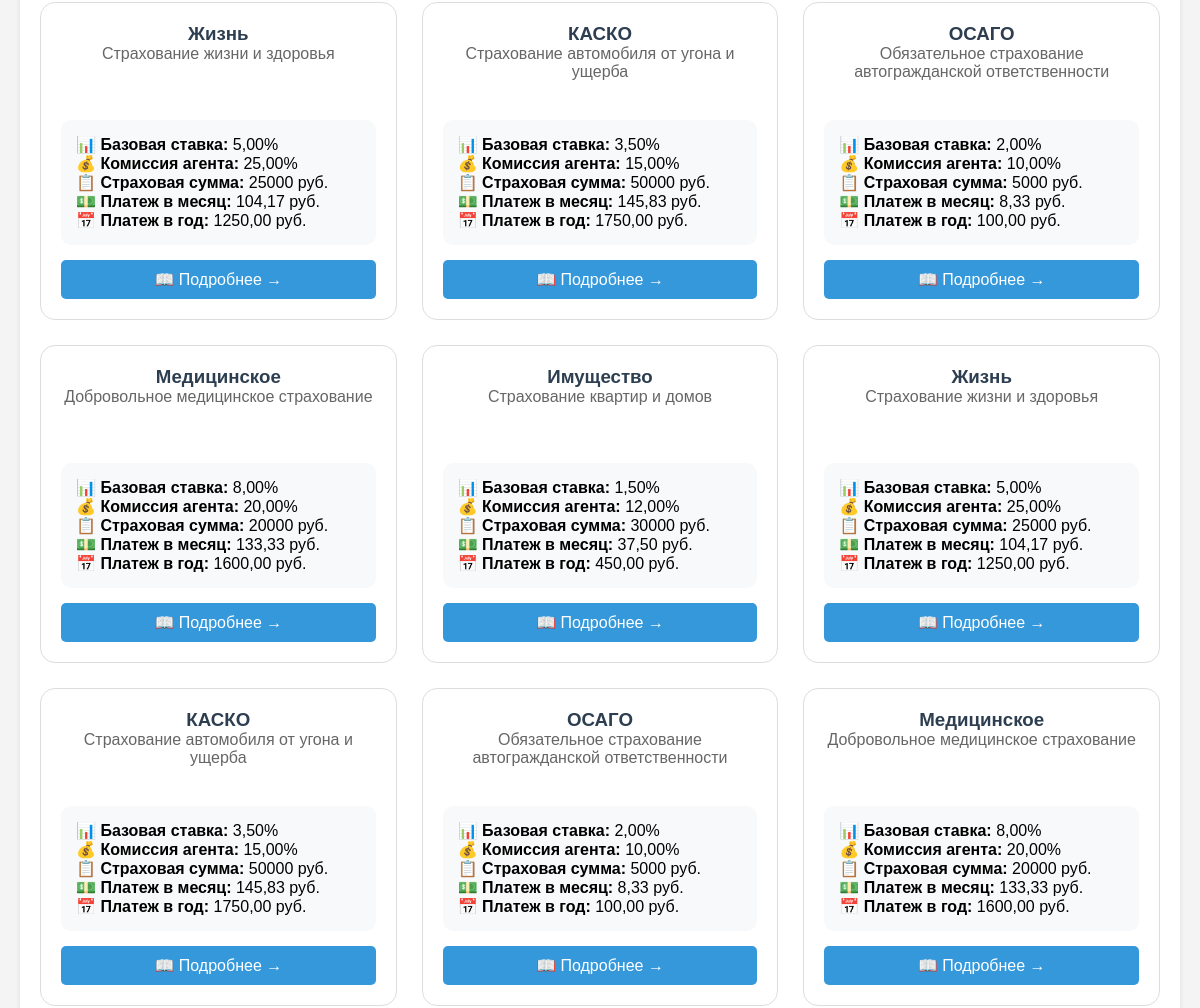
Before: /products/ (middle part) with the older database file.
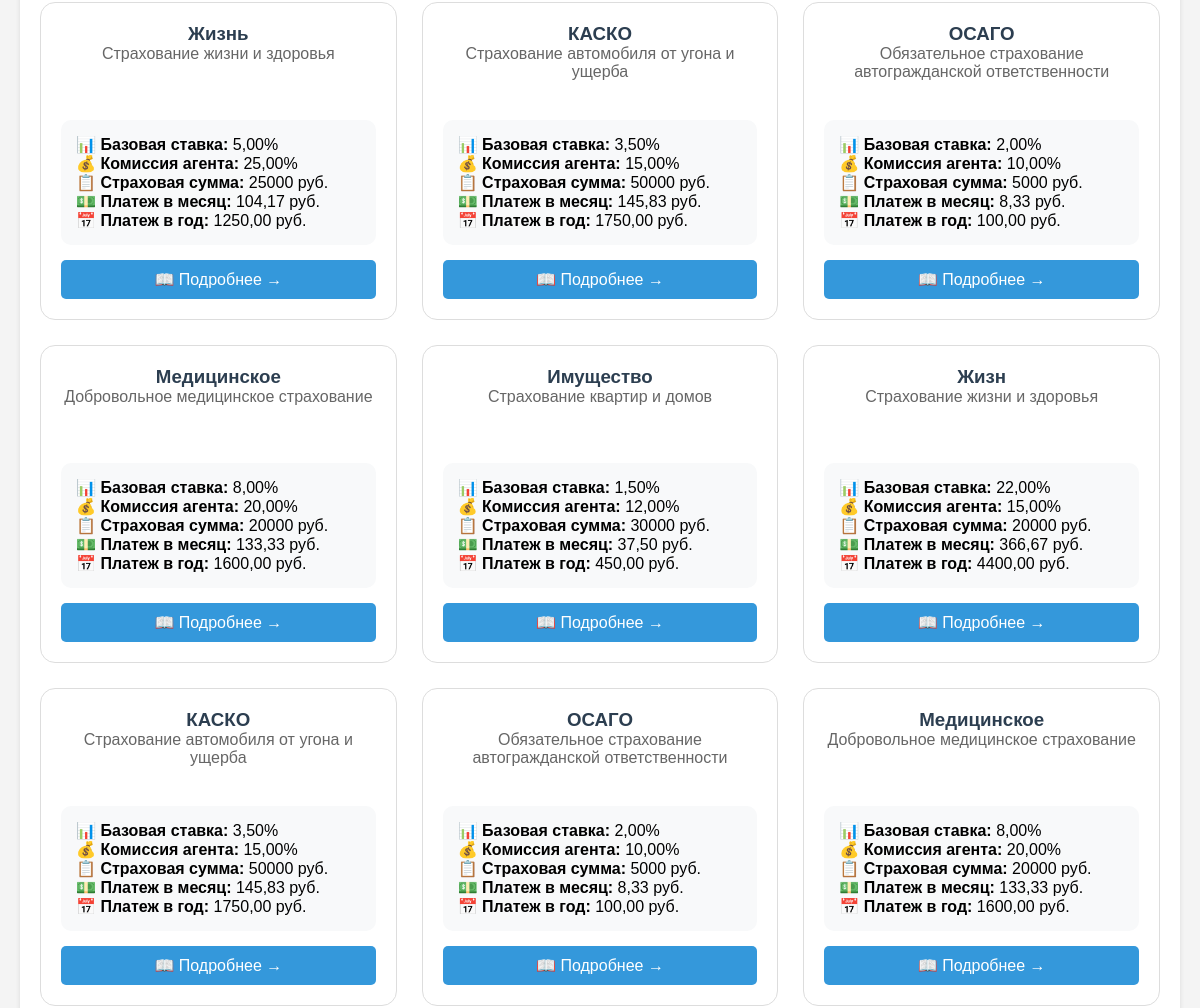
After: the same page with the newer database file.
### apps/core/models.py (models this page shows, shortened)
class InsuranceType(models.Model):
    name = models.CharField(max_length=200, verbose_name="Название")
    description = models.TextField(verbose_name="Описание", blank=True)
    commission_percent = models.DecimalField(max_digits=5, decimal_places=2, default=10)
    base_rate = models.DecimalField(max_digits=5, decimal_places=2, default=1)
    class Meta:
        verbose_name = "Вид страхования"
        verbose_name_plural = "Виды страхования"

### apps/core/views.py (the view)
# urls.py: path('products/', views.insurance_products, name='insurance_products'),
def insurance_products(request):
    insurance_types = InsuranceType.objects.all()
    sample_sums = {
        "КАСКО": 50000,
        "ОСАГО": 5000,
        "Медицинское": 20000,
        "Имущество": 30000,
        "Жизнь": 25000,
    }
    products = []
    for ins in insurance_types:
        sample_sum = sample_sums.get(ins.name, 20000)
        yearly_payment = sample_sum * (ins.base_rate / 100)
        monthly_payment = yearly_payment / 12
        products.append({
            'type': ins,
            'sample_sum': sample_sum,
            'monthly_payment': monthly_payment,
            'yearly_payment': yearly_payment,
        })
    context = {
        'products': products,
        'current_date': datetime.now().strftime('%d/%m/%Y'),
    }
    return render(request, 'core/insurance_products.html', context)

### templates/core/insurance_products.html (shortened to what this page needs)
{% extends 'base.html' %}
{% block content %}
<div class="card">
    <div style="display: grid; grid-template-columns: repeat(auto-fill, minmax(350px, 1fr)); gap: 25px; margin-top: 30px;">
        {% for product in products %}
        <div style="border: 1px solid #ddd; border-radius: 15px; padding: 20px; background: white; transition: transform 0.3s;">
            <h3 style="color: #2c3e50; text-align: center;">{{ product.type.name }}</h3>
            <p style="color: #666; text-align: center; min-height: 60px;">{{ product.type.description|default:"Надежная защита" }}</p>
            <div style="background: #f8f9fa; border-radius: 10px; padding: 15px; margin: 15px 0;">
                <p><strong>📊 Базовая ставка:</strong> {{ product.type.base_rate }}%</p>
                <p><strong>💰 Комиссия агента:</strong> {{ product.type.commission_percent }}%</p>
                <p><strong>📋 Страховая сумма:</strong> {{ product.sample_sum|floatformat:0 }} руб.</p>
                <p><strong>💵 Платеж в месяц:</strong> {{ product.monthly_payment|floatformat:2 }} руб.</p>
                <p><strong>📅 Платеж в год:</strong> {{ product.yearly_payment|floatformat:2 }} руб.</p>
            </div>
            <div style="text-align: center;">
                <a href="{% url 'insurance_detail' product.type.id %}" class="btn" style="background: #3498db; width: 100%; display: inline-block; text-align: center;">📖 Подробнее →</a>
            </div>
        </div>
        {% empty %}
        <p>Нет доступных продуктов</p>
        {% endfor %}
    </div>
</div>
{% endblock %}

Changed rows visible on the page:
changed InsuranceType: type.name "Жизнь" → "Жизн"; type.base_rate "5,00" → "22,00"; type.commission_percent "25,00" → "15,00"; sample_sum "25000" → "20000"; monthly_payment "104,17" → "366,67"; yearly_payment "1250,00" → "4400,00"
